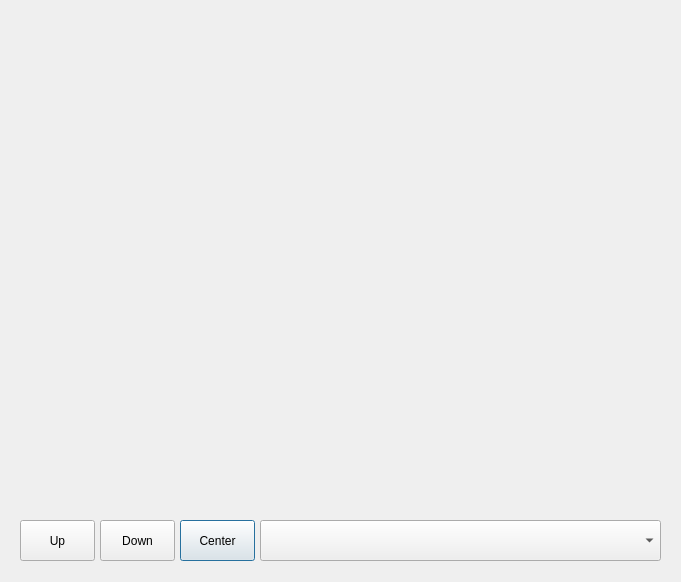
<?xml version="1.0" encoding="UTF-8"?>
<ui version="4.0">
 <class>Dialog</class>
 <widget class="QDialog" name="Dialog">
  <property name="geometry">
   <rect>
    <x>0</x>
    <y>0</y>
    <width>681</width>
    <height>582</height>
   </rect>
  </property>
  <property name="windowTitle">
   <string>Dialog</string>
  </property>
  <widget class="QPushButton" name="button_center">
   <property name="geometry">
    <rect>
     <x>180</x>
     <y>520</y>
     <width>75</width>
     <height>41</height>
    </rect>
   </property>
   <property name="text">
    <string>Center</string>
   </property>
  </widget>
  <widget class="QPushButton" name="button_up">
   <property name="geometry">
    <rect>
     <x>20</x>
     <y>520</y>
     <width>75</width>
     <height>41</height>
    </rect>
   </property>
   <property name="text">
    <string>Up</string>
   </property>
  </widget>
  <widget class="QPushButton" name="button_down">
   <property name="geometry">
    <rect>
     <x>100</x>
     <y>520</y>
     <width>75</width>
     <height>41</height>
    </rect>
   </property>
   <property name="text">
    <string>Down</string>
   </property>
  </widget>
  <widget class="QLabel" name="camera_color">
   <property name="geometry">
    <rect>
     <x>25</x>
     <y>22</y>
     <width>320</width>
     <height>240</height>
    </rect>
   </property>
   <property name="text">
    <string/>
   </property>
  </widget>
  <widget class="QLabel" name="camera_depth">
   <property name="geometry">
    <rect>
     <x>360</x>
     <y>20</y>
     <width>320</width>
     <height>240</height>
    </rect>
   </property>
   <property name="text">
    <string/>
   </property>
  </widget>
  <widget class="Kinect::Display" name="camera" native="true">
   <property name="geometry">
    <rect>
     <x>20</x>
     <y>20</y>
     <width>640</width>
     <height>480</height>
    </rect>
   </property>
  </widget>
  <widget class="QComboBox" name="combo">
   <property name="geometry">
    <rect>
     <x>260</x>
     <y>520</y>
     <width>401</width>
     <height>41</height>
    </rect>
   </property>
  </widget>
 </widget>
 <customwidgets>
  <customwidget>
   <class>Kinect::Display</class>
   <extends>QWidget</extends>
   <header>display.h</header>
   <container>1</container>
  </customwidget>
 </customwidgets>
 <resources/>
 <connections/>
</ui>
